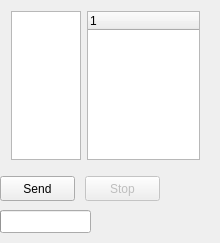
<?xml version="1.0" encoding="UTF-8"?>
<ui version="4.0">
 <class>multipleSendingClass</class>
 <widget class="QWidget" name="multipleSendingClass">
  <property name="geometry">
   <rect>
    <x>0</x>
    <y>0</y>
    <width>220</width>
    <height>243</height>
   </rect>
  </property>
  <property name="windowTitle">
   <string>multipleSending</string>
  </property>
  <widget class="QPushButton" name="sendButton">
   <property name="geometry">
    <rect>
     <x>0</x>
     <y>176</y>
     <width>75</width>
     <height>25</height>
    </rect>
   </property>
   <property name="text">
    <string>Send</string>
   </property>
   <property name="icon">
    <iconset>
     <normaloff>:/icons/crystal_project/message.png</normaloff>:/icons/crystal_project/message.png</iconset>
   </property>
  </widget>
  <widget class="QPushButton" name="stopButton">
   <property name="enabled">
    <bool>false</bool>
   </property>
   <property name="geometry">
    <rect>
     <x>85</x>
     <y>176</y>
     <width>75</width>
     <height>25</height>
    </rect>
   </property>
   <property name="text">
    <string>Stop</string>
   </property>
   <property name="icon">
    <iconset>
     <normaloff>:/icons/crystal_project/stop.png</normaloff>:/icons/crystal_project/stop.png</iconset>
   </property>
  </widget>
  <widget class="QProgressBar" name="progressBar">
   <property name="geometry">
    <rect>
     <x>0</x>
     <y>210</y>
     <width>91</width>
     <height>23</height>
    </rect>
   </property>
   <property name="value">
    <number>0</number>
   </property>
   <property name="textVisible">
    <bool>false</bool>
   </property>
  </widget>
  <widget class="QWidget" name="horizontalLayoutWidget">
   <property name="geometry">
    <rect>
     <x>0</x>
     <y>0</y>
     <width>211</width>
     <height>171</height>
    </rect>
   </property>
   <layout class="QHBoxLayout" name="horizontalLayout_3">
    <item>
     <widget class="QTextEdit" name="messageEdit">
      <property name="sizePolicy">
       <sizepolicy hsizetype="Expanding" vsizetype="Expanding">
        <horstretch>1</horstretch>
        <verstretch>0</verstretch>
       </sizepolicy>
      </property>
     </widget>
    </item>
    <item>
     <widget class="QTreeWidget" name="contactListWidget">
      <property name="sizePolicy">
       <sizepolicy hsizetype="Preferred" vsizetype="Preferred">
        <horstretch>0</horstretch>
        <verstretch>0</verstretch>
       </sizepolicy>
      </property>
      <property name="sizeIncrement">
       <size>
        <width>170</width>
        <height>0</height>
       </size>
      </property>
      <property name="baseSize">
       <size>
        <width>170</width>
        <height>0</height>
       </size>
      </property>
      <property name="indentation">
       <number>10</number>
      </property>
      <property name="animated">
       <bool>true</bool>
      </property>
      <property name="allColumnsShowFocus">
       <bool>true</bool>
      </property>
      <column>
       <property name="text">
        <string>1</string>
       </property>
      </column>
     </widget>
    </item>
   </layout>
  </widget>
 </widget>
 <layoutdefault spacing="6" margin="11"/>
 <resources/>
 <connections/>
</ui>
